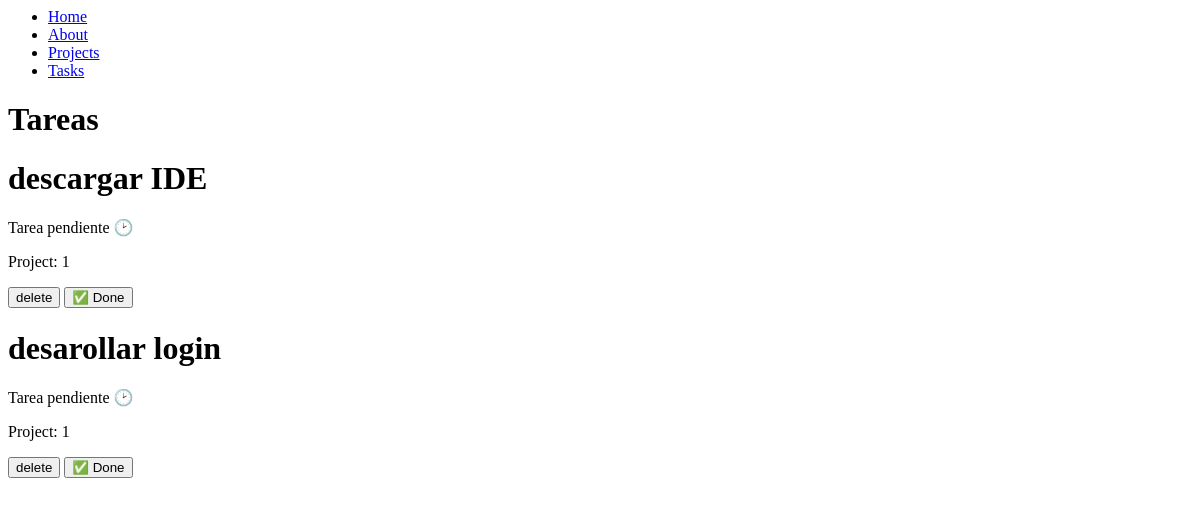
The page /tasks/ on the database as committed earlier.
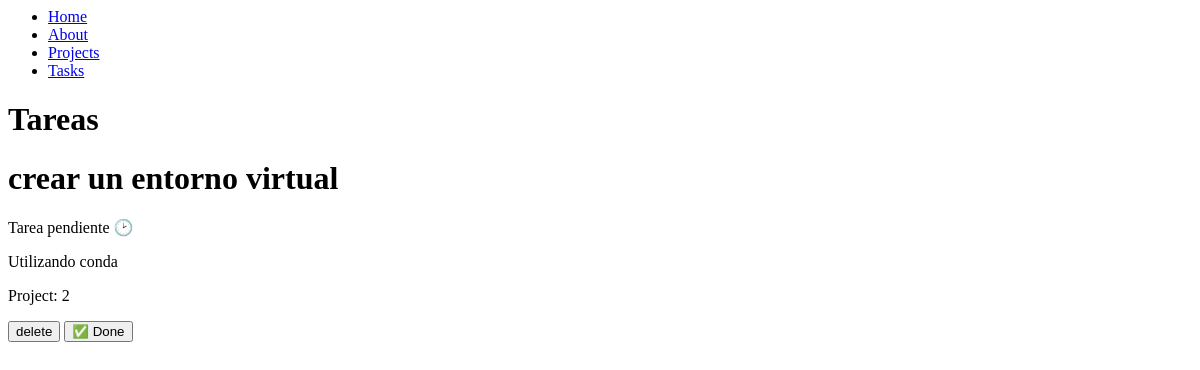
The same page on the database as committed later.
### myapp/models.py (models this page shows, shortened)
class Task(models.Model):
    title = models.CharField(max_length=200)
    description = models.TextField()
    project = models.ForeignKey(Project, on_delete=models.CASCADE) #Se relaciona con foreign key de Project y se elimina en cascada
    done = models.BooleanField(default=False)

class Project(models.Model):
    name = models.CharField(max_length=200)

### myapp/views.py (the view)
# urls.py: path('tasks/', views.tasks),
def tasks(request):
    tasks = Task.objects.all()
    return render(request, 'tasks.html', {
        'tasks': tasks
    })

### myapp/templates/tasks.html
{% extends 'layouts/base.html' %}
{% block content %}
<h1>Tareas</h1>
{% for t in tasks %}
<div>
    <h1>{{t.title}}</h1>
    {% if t.done == False %}
    <p>Tarea pendiente 🕑</p>
    {% else %}
    <p>Tarea completada ✅</p>
    {% endif %}
    <p>{{t.description}}</p>
    <p>Project: {{t.project.id}}</p>
      <button>
        delete
    </button>
    <button>
        ✅ Done
    </button>
</div>
{% endfor %}
{% endblock %}

Rows that differ between the two databases and show on the page:
removed Task: title "descargar IDE", done "Tarea pendiente 🕑", project.id "1"
removed Task: title "desarollar login", done "Tarea pendiente 🕑", project.id "1"
added Task: title "crear un entorno virtual", done "Tarea pendiente 🕑", description "Utilizando conda", project.id "2"
